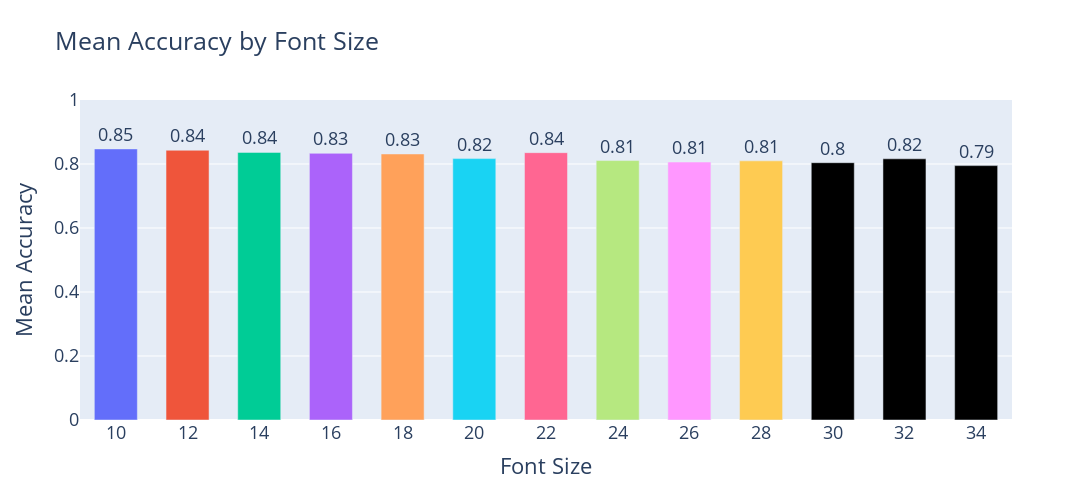

Notebook source saved alongside this figure:
### Code cell
grouped_df = df.groupby(['font_size'])['accuracy'].mean().reset_index()

fig = go.Figure()

colors = px.colors.qualitative.Plotly[:len(grouped_df)]

fig.add_trace(go.Bar(x=grouped_df['font_size'], 
                     y=grouped_df['accuracy'],
                     marker=dict(color=colors),  # Change color here
                     text=grouped_df['accuracy'].round(2),  # Add accuracy value as text label
                     textfont=dict(size=18),
                     textposition='outside'  # Set the text position outside the bar
                     ))

fig.update_layout(title='Mean Accuracy by Font Size',
                  xaxis=dict(title='Font Size', tickvals=grouped_df['font_size'], ticktext=grouped_df['font_size']),
                  yaxis=dict(title='Mean Accuracy'),
                  font=dict(size=18),
                  bargap=0.4,
                  height=500,
                  width=1500)

fig.update_yaxes(range=[0, 1]) 

fig.show()

### Figure 1 — Plotly figure (JSON) as saved in the notebook; plotly's stock layout.template omitted (floating-point values rounded to 4 significant figures)
{"data": [{"marker": {"color": ["#636EFA", "#EF553B", "#00CC96", "#AB63FA", "#FFA15A", "#19D3F3", "#FF6692", "#B6E880", "#FF97FF", "#FECB52"]}, "text": [0.85, 0.84, 0.84, 0.83, 0.83, 0.82, 0.84, 0.81, 0.81, 0.81, 0.8, 0.82, 0.79], "textfont": {"size": 18}, "textposition": "outside", "type": "bar", "x": [10, 12, 14, 16, 18, 20, 22, 24, 26, 28, 30, 32, 34], "y": [0.8472, 0.843, 0.8363, 0.8334, 0.8314, 0.8168, 0.8355, 0.8107, 0.8062, 0.8099, 0.804, 0.8162, 0.7949]}], "layout": {"bargap": 0.4, "font": {"size": 18}, "height": 500, "title": {"text": "Mean Accuracy by Font Size"}, "width": 1500, "xaxis": {"ticktext": [10, 12, 14, 16, 18, 20, 22, 24, 26, 28, 30, 32, 34], "tickvals": [10, 12, 14, 16, 18, 20, 22, 24, 26, 28, 30, 32, 34], "title": {"text": "Font Size"}}, "yaxis": {"range": [0, 1], "title": {"text": "Mean Accuracy"}}}}
